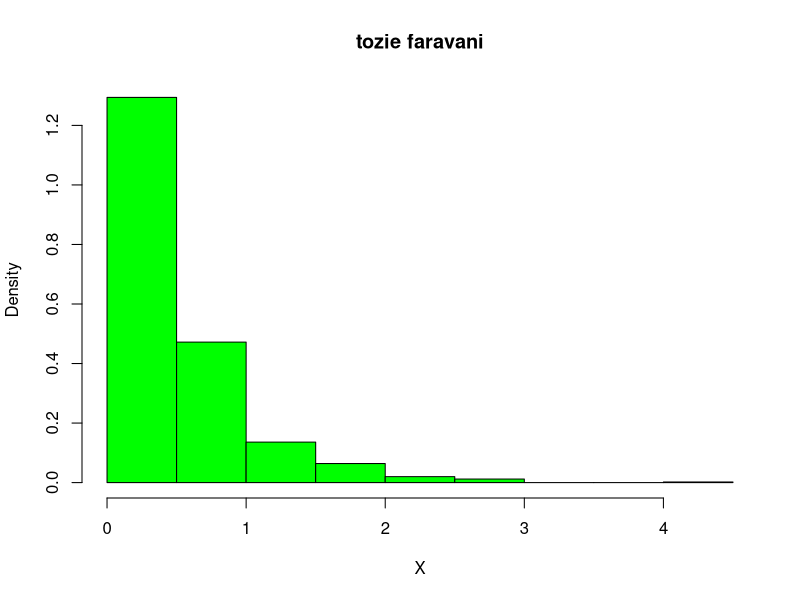

Here is the R script that generated this plot:
X = rep(0, 1000)
lambda = 2
for(x in 0:1000)
{Y = runif(1,0,1)
X[x] = (-1/lambda) * log(Y)
}
hist(X, freq = F, xlab='X', main = 'tozie faravani', col = "green")
